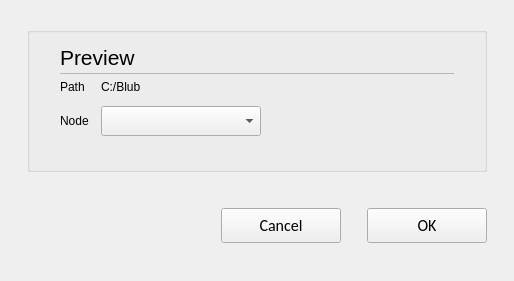
<?xml version="1.0" encoding="UTF-8"?>
<ui version="4.0">
 <class>C_CieDcfEdsImportNodeSelectWidget</class>
 <widget class="QWidget" name="C_CieDcfEdsImportNodeSelectWidget">
  <property name="windowModality">
   <enum>Qt::WindowModal</enum>
  </property>
  <property name="geometry">
   <rect>
    <x>0</x>
    <y>0</y>
    <width>514</width>
    <height>281</height>
   </rect>
  </property>
  <property name="windowTitle">
   <string>Import from DBC File - Node selection</string>
  </property>
  <layout class="QVBoxLayout" name="verticalLayout">
   <property name="leftMargin">
    <number>27</number>
   </property>
   <property name="topMargin">
    <number>27</number>
   </property>
   <property name="rightMargin">
    <number>27</number>
   </property>
   <item>
    <widget class="stw::opensyde_gui_elements::C_OgeGbx" name="pc_GroupBoxGeneral">
     <property name="title">
      <string/>
     </property>
     <layout class="QVBoxLayout" name="verticalLayout_2" stretch="0,0,0,0,0">
      <property name="spacing">
       <number>0</number>
      </property>
      <property name="leftMargin">
       <number>30</number>
      </property>
      <property name="rightMargin">
       <number>30</number>
      </property>
      <property name="bottomMargin">
       <number>13</number>
      </property>
      <item>
       <layout class="QHBoxLayout" name="horizontalLayout_5" stretch="0,1">
        <property name="spacing">
         <number>6</number>
        </property>
        <item>
         <widget class="stw::opensyde_gui_elements::C_OgeLabContextMenuBase" name="pc_LabelHeading">
          <property name="styleRole" stdset="0">
           <string>heading-group-bold</string>
          </property>
          <property name="minimumSize">
           <size>
            <width>0</width>
            <height>30</height>
           </size>
          </property>
          <property name="maximumSize">
           <size>
            <width>16777215</width>
            <height>30</height>
           </size>
          </property>
          <property name="font">
           <font>
            <family>Segoe UI</family>
            <pointsize>16</pointsize>
           </font>
          </property>
          <property name="text">
           <string>Preview</string>
          </property>
         </widget>
        </item>
        <item>
         <spacer name="horizontalSpacer_7">
          <property name="orientation">
           <enum>Qt::Horizontal</enum>
          </property>
          <property name="sizeHint" stdset="0">
           <size>
            <width>40</width>
            <height>1</height>
           </size>
          </property>
         </spacer>
        </item>
       </layout>
      </item>
      <item>
       <layout class="QHBoxLayout" name="horizontalLayout_18" stretch="0">
        <property name="spacing">
         <number>0</number>
        </property>
        <property name="topMargin">
         <number>1</number>
        </property>
        <property name="rightMargin">
         <number>0</number>
        </property>
        <property name="bottomMargin">
         <number>0</number>
        </property>
        <item>
         <widget class="stw::opensyde_gui_elements::C_OgeFraSeparator" name="pc_Frame">
          <property name="minimumSize">
           <size>
            <width>0</width>
            <height>1</height>
           </size>
          </property>
          <property name="maximumSize">
           <size>
            <width>16777215</width>
            <height>1</height>
           </size>
          </property>
          <property name="frameShape">
           <enum>QFrame::StyledPanel</enum>
          </property>
          <property name="frameShadow">
           <enum>QFrame::Raised</enum>
          </property>
         </widget>
        </item>
       </layout>
      </item>
      <item>
       <spacer name="verticalSpacer_3">
        <property name="orientation">
         <enum>Qt::Vertical</enum>
        </property>
        <property name="sizeType">
         <enum>QSizePolicy::Fixed</enum>
        </property>
        <property name="sizeHint" stdset="0">
         <size>
          <width>6</width>
          <height>6</height>
         </size>
        </property>
       </spacer>
      </item>
      <item>
       <layout class="QGridLayout" name="gridLayout">
        <property name="spacing">
         <number>12</number>
        </property>
        <item row="1" column="0">
         <widget class="stw::opensyde_gui_elements::C_OgeLabToolTipBase" name="pc_LabelNode">
          <property name="styleRole" stdset="0">
           <string>group-item</string>
          </property>
          <property name="text">
           <string>Node</string>
          </property>
         </widget>
        </item>
        <item row="1" column="1">
         <widget class="stw::opensyde_gui_elements::C_OgeCbxText" name="pc_CbxNode">
          <property name="minimumSize">
           <size>
            <width>160</width>
            <height>30</height>
           </size>
          </property>
          <property name="maximumSize">
           <size>
            <width>160</width>
            <height>30</height>
           </size>
          </property>
          <property name="editable">
           <bool>false</bool>
          </property>
         </widget>
        </item>
        <item row="1" column="2">
         <spacer name="horizontalSpacer_2">
          <property name="orientation">
           <enum>Qt::Horizontal</enum>
          </property>
          <property name="sizeHint" stdset="0">
           <size>
            <width>0</width>
            <height>10</height>
           </size>
          </property>
         </spacer>
        </item>
        <item row="0" column="0">
         <widget class="stw::opensyde_gui_elements::C_OgeLabToolTipBase" name="pc_LabPathTitle">
          <property name="styleRole" stdset="0">
           <string>group-item</string>
          </property>
          <property name="text">
           <string>Path</string>
          </property>
         </widget>
        </item>
        <item row="0" column="1">
         <widget class="stw::opensyde_gui_elements::C_OgeLabToolTipBase" name="pc_LabPath">
          <property name="styleRole" stdset="0">
           <string>group-item</string>
          </property>
          <property name="text">
           <string>C:/Blub</string>
          </property>
         </widget>
        </item>
       </layout>
      </item>
      <item>
       <spacer name="verticalSpacer_4">
        <property name="orientation">
         <enum>Qt::Vertical</enum>
        </property>
        <property name="sizeHint" stdset="0">
         <size>
          <width>0</width>
          <height>0</height>
         </size>
        </property>
       </spacer>
      </item>
     </layout>
    </widget>
   </item>
   <item>
    <spacer name="verticalSpacer_2">
     <property name="orientation">
      <enum>Qt::Vertical</enum>
     </property>
     <property name="sizeType">
      <enum>QSizePolicy::Fixed</enum>
     </property>
     <property name="sizeHint" stdset="0">
      <size>
       <width>20</width>
       <height>30</height>
      </size>
     </property>
    </spacer>
   </item>
   <item>
    <layout class="QHBoxLayout" name="pc_HorizontalLayoutUserCancelOK">
     <item>
      <spacer name="pc_HorizontalSpacer">
       <property name="orientation">
        <enum>Qt::Horizontal</enum>
       </property>
       <property name="sizeHint" stdset="0">
        <size>
         <width>40</width>
         <height>20</height>
        </size>
       </property>
      </spacer>
     </item>
     <item>
      <widget class="stw::opensyde_gui_elements::C_OgePubToolTipBase" name="pc_PushButtonCancel">
       <property name="minimumSize">
        <size>
         <width>120</width>
         <height>35</height>
        </size>
       </property>
       <property name="maximumSize">
        <size>
         <width>120</width>
         <height>35</height>
        </size>
       </property>
       <property name="font">
        <font>
         <family>Calibri</family>
         <pointsize>12</pointsize>
        </font>
       </property>
       <property name="focusPolicy">
        <enum>Qt::StrongFocus</enum>
       </property>
       <property name="text">
        <string>Cancel</string>
       </property>
      </widget>
     </item>
     <item>
      <spacer name="horizontalSpacer">
       <property name="orientation">
        <enum>Qt::Horizontal</enum>
       </property>
       <property name="sizeType">
        <enum>QSizePolicy::Fixed</enum>
       </property>
       <property name="sizeHint" stdset="0">
        <size>
         <width>20</width>
         <height>20</height>
        </size>
       </property>
      </spacer>
     </item>
     <item>
      <widget class="stw::opensyde_gui_elements::C_OgePubToolTipBase" name="pc_PushButtonOk">
       <property name="minimumSize">
        <size>
         <width>120</width>
         <height>35</height>
        </size>
       </property>
       <property name="maximumSize">
        <size>
         <width>120</width>
         <height>35</height>
        </size>
       </property>
       <property name="font">
        <font>
         <family>Calibri</family>
         <pointsize>12</pointsize>
        </font>
       </property>
       <property name="focusPolicy">
        <enum>Qt::StrongFocus</enum>
       </property>
       <property name="text">
        <string>OK</string>
       </property>
      </widget>
     </item>
    </layout>
   </item>
   <item>
    <spacer name="verticalSpacer">
     <property name="orientation">
      <enum>Qt::Vertical</enum>
     </property>
     <property name="sizeType">
      <enum>QSizePolicy::Fixed</enum>
     </property>
     <property name="sizeHint" stdset="0">
      <size>
       <width>20</width>
       <height>27</height>
      </size>
     </property>
    </spacer>
   </item>
  </layout>
 </widget>
 <customwidgets>
  <customwidget>
   <class>stw::opensyde_gui_elements::C_OgeLabContextMenuBase</class>
   <extends>QLabel</extends>
   <header>C_OgeLabContextMenuBase.hpp</header>
  </customwidget>
  <customwidget>
   <class>stw::opensyde_gui_elements::C_OgeFraSeparator</class>
   <extends>QFrame</extends>
   <header>C_OgeFraSeparator.hpp</header>
   <container>1</container>
  </customwidget>
  <customwidget>
   <class>stw::opensyde_gui_elements::C_OgePubToolTipBase</class>
   <extends>QPushButton</extends>
   <header>C_OgePubToolTipBase.hpp</header>
  </customwidget>
  <customwidget>
   <class>stw::opensyde_gui_elements::C_OgeGbx</class>
   <extends>QGroupBox</extends>
   <header>C_OgeGbx.hpp</header>
   <container>1</container>
  </customwidget>
  <customwidget>
   <class>stw::opensyde_gui_elements::C_OgePubToolTipBase</class>
   <extends>QPushButton</extends>
   <header>C_OgePubToolTipBase.hpp</header>
  </customwidget>
  <customwidget>
   <class>stw::opensyde_gui_elements::C_OgeLabToolTipBase</class>
   <extends>QLabel</extends>
   <header>C_OgeLabToolTipBase.hpp</header>
  </customwidget>
  <customwidget>
   <class>stw::opensyde_gui_elements::C_OgeCbxText</class>
   <extends>QComboBox</extends>
   <header>C_OgeCbxText.hpp</header>
  </customwidget>
 </customwidgets>
 <resources/>
 <connections/>
</ui>
